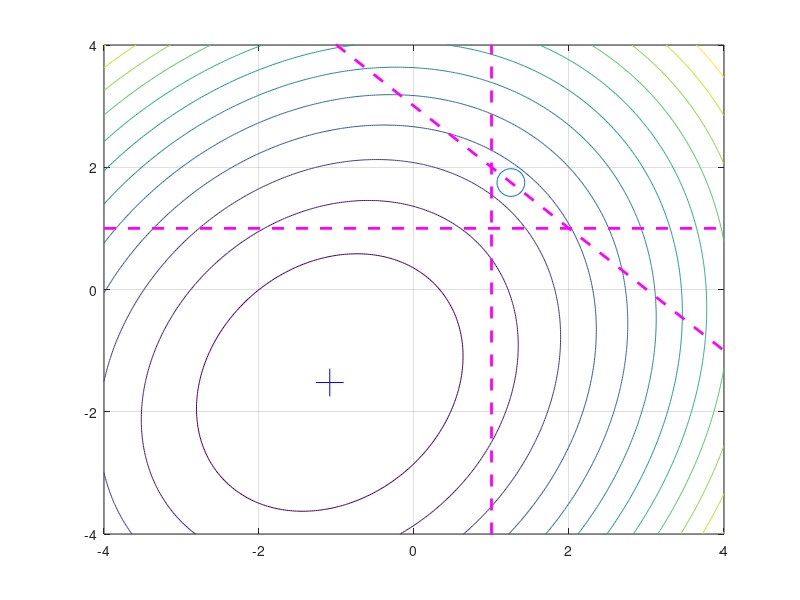

This chart was generated by the following MATLAB code:
%%% Contours for a performance index
%%%  J=0.5x'Sx+b'*x+c
b=[1 1]'; 
%b=[1 6]'; %% move centre
%b=[-1 -2]'; %% unconstrained feasible
%b=[-3 1]';
c=3;
S=[1.2 -0.2;-0.2 0.8];
M=[-1 0;0 -1;-1 -1];
d=[-1;-1;-3];
opt.Algorithm='active-set';

xunconstrained=-inv(S)*b
xopt=quadprog(S,b,M,d,[],[],[],[],[],opt)

x=linspace(-4,4,300);
y=x;
for k=1:length(x);
    for kk=1:length(y);
        z=[x(k);y(kk)];
        J(k,kk)=0.5*z'*S*z+z'*b+c;
    end
end
figure(1); clf reset;
contour(x,y,J',12);hold on
plot(xopt(1),xopt(2),'o','markersize',20)
plot(xunconstrained(1),xunconstrained(2),'b+','markersize',20)

grid

plot([1 1],[-6,4],'m--','linewidth',2);
plot([-4,4],[1 ,1],'m--','linewidth',2);
plot([-3,4],[6,-1],'m--','linewidth',2);

